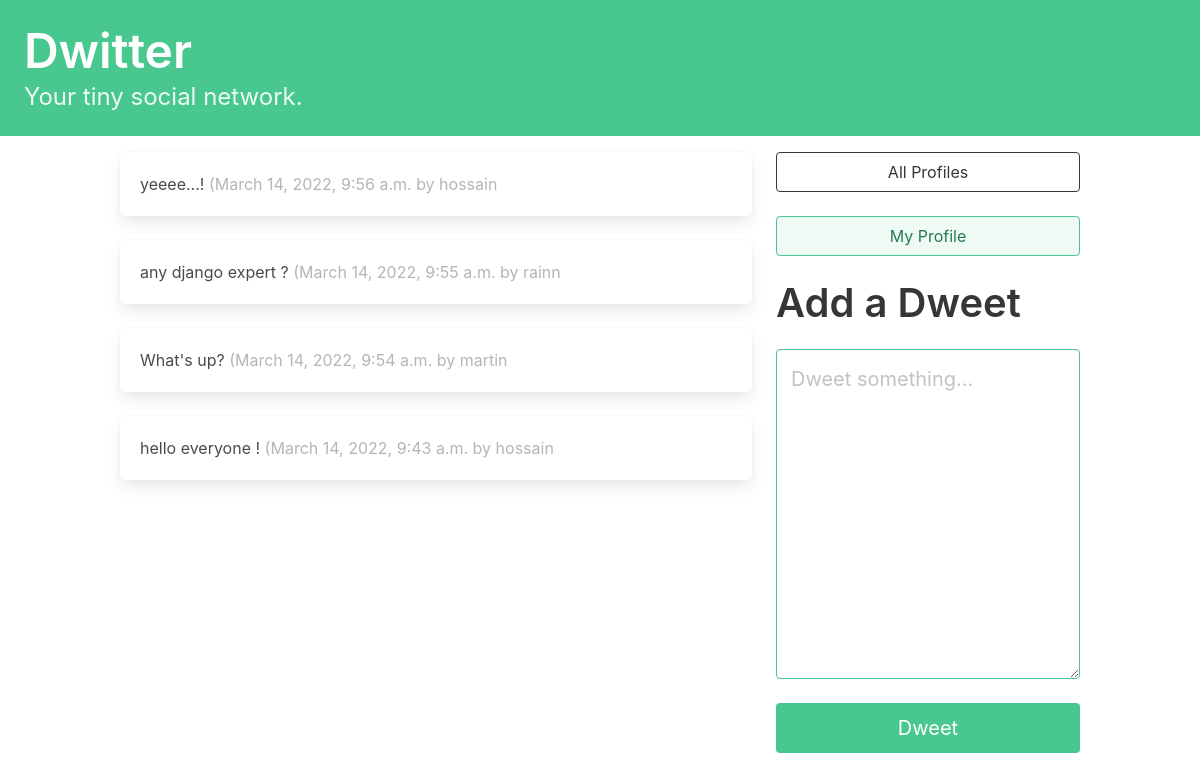
Page / (signed in) on the earlier database version.
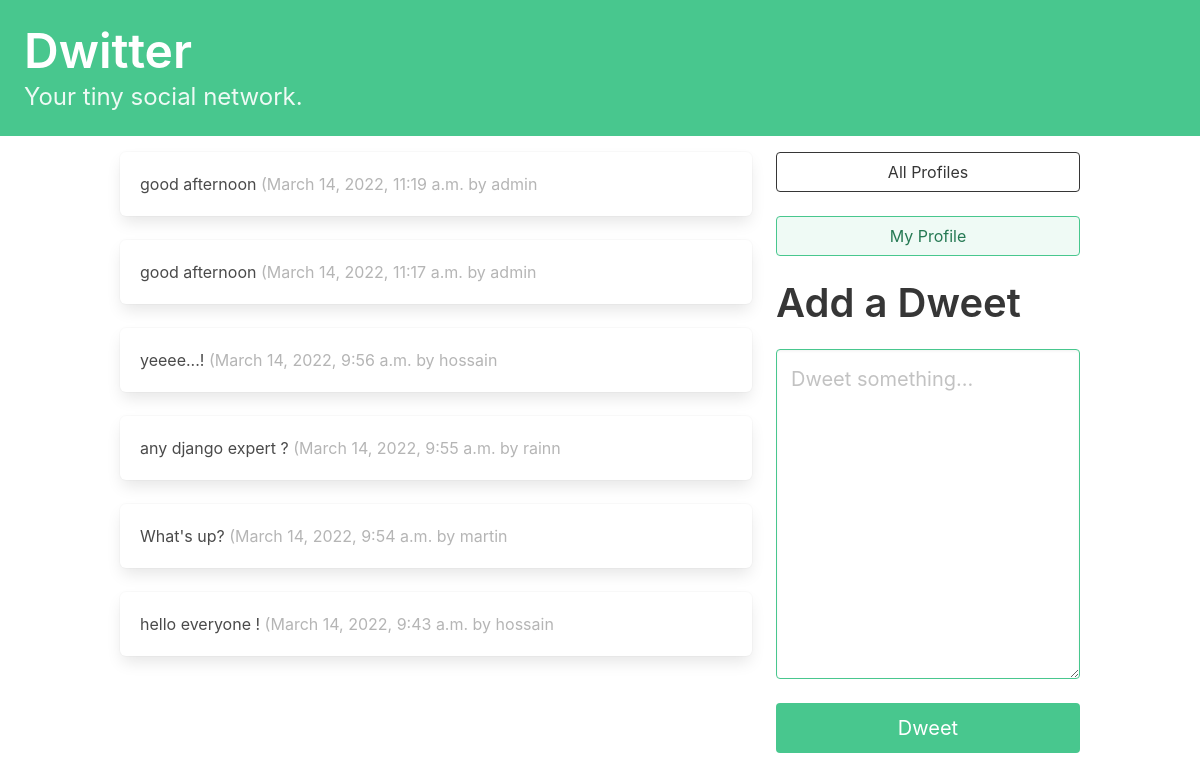
Same page on the later database version.
### dwitter/models.py (models this page shows, shortened)
class Dweet(models.Model):
    user       = models.ForeignKey(
        User, related_name="dweets", on_delete=models.DO_NOTHING
    )
    body       = models.CharField(max_length=140)
    created_at = models.DateTimeField(auto_now_add=True)

### dwitter/views.py (the view)
# urls.py: path("", dashboard, name="dashboard"),
def dashboard(request):
    form = DweetForm(request.POST or None)
    if request.method == "POST":
        if form.is_valid():
            dweet = form.save(commit=False)
            dweet.user = request.user
            dweet.save()
            return redirect("dwitter:dashboard")
    followed_dweets = Dweet.objects.filter(
        user__profile__in=request.user.profile.follows.all()
    ).order_by("-created_at")
    return render(
        request,
        "dwitter/dashboard.html",
        {"form": form, "dweets": followed_dweets},
    )

### dwitter/forms.py
class DweetForm(forms.ModelForm):
    body = forms.CharField(
        required=True,
        widget=forms.widgets.Textarea(
            attrs={
                "placeholder": "Dweet something...",
                "class": "textarea is-success is-medium",
            }
        ),
        label="",
    )
    class Meta:
        model   = Dweet
        exclude = ("user",)

### dwitter/templates/dwitter/dashboard.html (shortened to what this page needs)
{% extends 'base.html' %}
{% block content %}
<div class="column">
    {% for dweet in dweets %}
    <div class="box">
        {{dweet.body}}
        <span class="is-small has-text-grey-light">
            ({{ dweet.created_at }} by {{ dweet.user.username }}
        </span>
    </div>
{% endfor %}
</div>
<div class="column is-one-third">
    <div class="block">
        <a href="{% url 'dwitter:profile_list' %} ">
            <button class="button is-dark is-outlined is-fullwidth">
                All Profiles
            </button>
        </a>
    </div>
    <div class="block">
        <a href="{% url 'dwitter:profile' request.user.profile.id %} ">
            <button class="button is-success is-light is-outlined is-fullwidth">
                My Profile
            </button>
        </a>
    </div>
    <div class="block">
        <div class="block">
            <h2 class="title is-2">Add a Dweet</p>
        </div>
        <div class="block">
            <form method="post">
                {{ form.as_p }}
                <button class="button is-success is-fullwidth is-medium mt-5"
                        type="submit">Dweet
                </button>
            </form>
        </div>
    </div>
</div>
{% endblock content %}

Differences in the rows shown:
added Dweet: body "good afternoon", created_at "March 14, 2022, 11:19 a.m.", user.username "admin"
added Dweet: body "good afternoon", created_at "March 14, 2022, 11:17 a.m.", user.username "admin"
